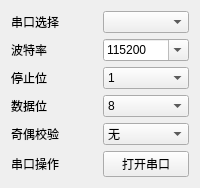
                <widget class="QWidget" name="tab_5">
                 <attribute name="title">
                  <string>串口1</string>
                 </attribute>
                 <layout class="QGridLayout" name="gridLayout_4">
                  <item row="4" column="1">
                   <widget class="QComboBox" name="cmbCheck_tab1">
                    <item>
                     <property name="text">
                      <string>无</string>
                     </property>
                    </item>
                    <item>
                     <property name="text">
                      <string>奇校验</string>
                     </property>
                    </item>
                    <item>
                     <property name="text">
                      <string>偶校验</string>
                     </property>
                    </item>
                   </widget>
                  </item>
                  <item row="1" column="0">
                   <widget class="QLabel" name="lblBaudRate_tab1">
                    <property name="text">
                     <string>波特率</string>
                    </property>
                   </widget>
                  </item>
                  <item row="5" column="1">
                   <widget class="QPushButton" name="btnSwitch_tab1">
                    <property name="text">
                     <string>打开串口</string>
                    </property>
                   </widget>
                  </item>
                  <item row="2" column="1">
                   <widget class="QComboBox" name="cmbStop_tab1">
                    <item>
                     <property name="text">
                      <string>1</string>
                     </property>
                    </item>
                    <item>
                     <property name="text">
                      <string>1.5</string>
                     </property>
                    </item>
                    <item>
                     <property name="text">
                      <string>2</string>
                     </property>
                    </item>
                   </widget>
                  </item>
                  <item row="2" column="0">
                   <widget class="QLabel" name="lblStop_tab1">
                    <property name="text">
                     <string>停止位</string>
                    </property>
                   </widget>
                  </item>
                  <item row="0" column="1">
                   <widget class="NewCombobox" name="cmbSerialPort_tab1"/>
                  </item>
                  <item row="0" column="0">
                   <widget class="QLabel" name="lblSerialPort_tab1">
                    <property name="text">
                     <string>串口选择</string>
                    </property>
                   </widget>
                  </item>
                  <item row="5" column="0">
                   <widget class="QLabel" name="lblSwitch_tab1">
                    <property name="text">
                     <string>串口操作</string>
                    </property>
                   </widget>
                  </item>
                  <item row="3" column="1">
                   <widget class="QComboBox" name="cmbData_tab1">
                    <property name="currentIndex">
                     <number>3</number>
                    </property>
                    <item>
                     <property name="text">
                      <string>5</string>
                     </property>
                    </item>
                    <item>
                     <property name="text">
                      <string>6</string>
                     </property>
                    </item>
                    <item>
                     <property name="text">
                      <string>7</string>
                     </property>
                    </item>
                    <item>
                     <property name="text">
                      <string>8</string>
                     </property>
                    </item>
                   </widget>
                  </item>
                  <item row="3" column="0">
                   <widget class="QLabel" name="lblData_tab1">
                    <property name="text">
                     <string>数据位</string>
                    </property>
                   </widget>
                  </item>
                  <item row="1" column="1">
                   <widget class="QComboBox" name="cmbBaudRate_tab1">
                    <property name="editable">
                     <bool>true</bool>
                    </property>
                    <property name="currentIndex">
                     <number>10</number>
                    </property>
                    <property name="maxVisibleItems">
                     <number>20</number>
                    </property>
                    <item>
                     <property name="text">
                      <string>1200</string>
                     </property>
                    </item>
                    <item>
                     <property name="text">
                      <string>2400</string>
                     </property>
                    </item>
                    <item>
                     <property name="text">
                      <string>4800</string>
                     </property>
                    </item>
                    <item>
                     <property name="text">
                      <string>9600</string>
                     </property>
                    </item>
                    <item>
                     <property name="text">
                      <string>14400</string>
                     </property>
                    </item>
                    <item>
                     <property name="text">
                      <string>19200</string>
                     </property>
                    </item>
                    <item>
                     <property name="text">
                      <string>38400</string>
                     </property>
                    </item>
                    <item>
                     <property name="text">
                      <string>43000</string>
                     </property>
                    </item>
                    <item>
                     <property name="text">
                      <string>57600</string>
                     </property>
                    </item>
                    <item>
                     <property name="text">
                      <string>76800</string>
                     </property>
                    </item>
                    <item>
                     <property name="text">
                      <string>115200</string>
                     </property>
                    </item>
                    <item>
                     <property name="text">
                      <string>128000</string>
                     </property>
                    </item>
                    <item>
                     <property name="text">
                      <string>230400</string>
                     </property>
                    </item>
                    <item>
                     <property name="text">
                      <string>256000</string>
                     </property>
                    </item>
                    <item>
                     <property name="text">
                      <string>460800</string>
                     </property>
                    </item>
                    <item>
                     <property name="text">
                      <string>921600</string>
                     </property>
                    </item>
                    <item>
                     <property name="text">
                      <string>1382400</string>
                     </property>
                    </item>
                   </widget>
                  </item>
                  <item row="4" column="0">
                   <widget class="QLabel" name="lblCheck_tab1">
                    <property name="text">
                     <string>奇偶校验</string>
                    </property>
                   </widget>
                  </item>
                 </layout>
                </widget>
